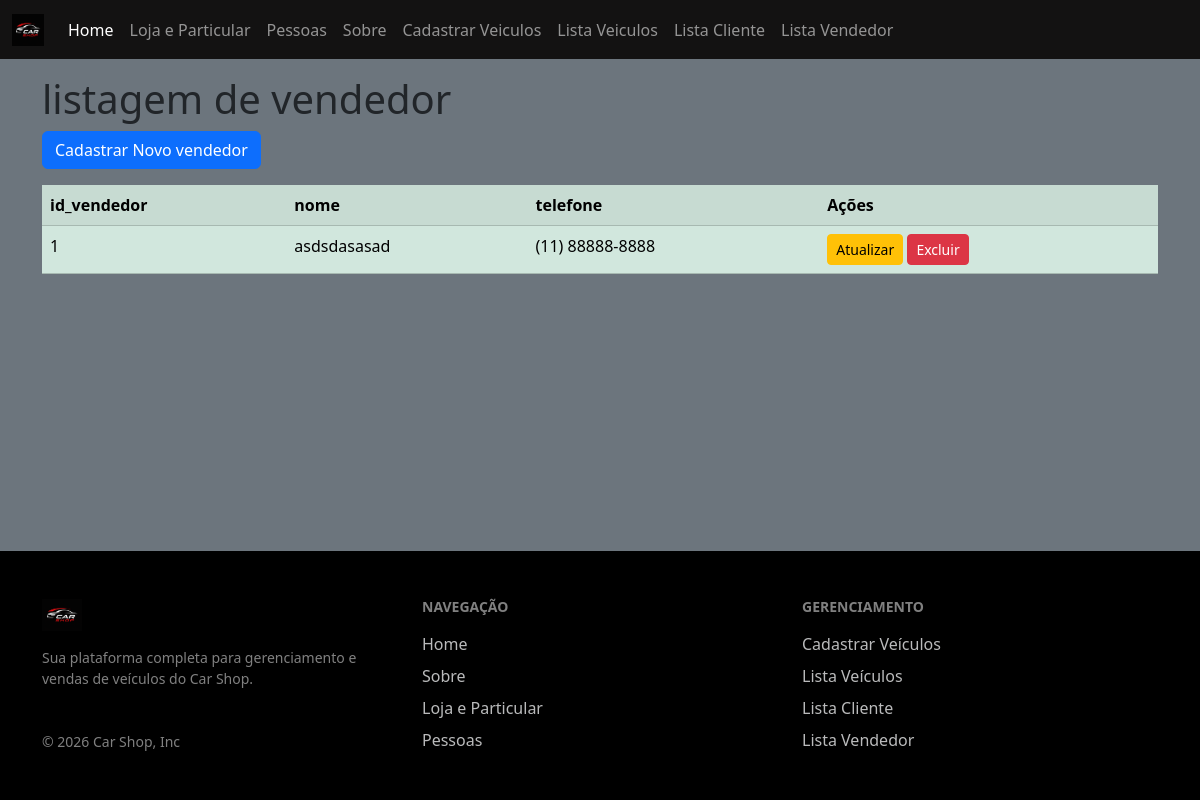
Page /vendedor-listagem.php on the committed database.
### tables this page shows
CREATE TABLE `tb_vendedor` (
  `id_vendedor` int(11) NOT NULL AUTO_INCREMENT,
  `nome` varchar(100) NOT NULL,
  `cpf` varchar(14) NOT NULL,
  `email` varchar(100) NOT NULL,
  `telefone` varchar(20) NOT NULL,
  `senha` varchar(225) NOT NULL,
  `foto` varchar(1000) NOT NULL,
  `nome_da_loja` varchar(250) NOT NULL,
  `endereco` varchar(250) NOT NULL,
  `foto_da_loja` varchar(1000) NOT NULL,
  PRIMARY KEY (`id_vendedor`)
);

### vendedor-listagem.php (the view, shortened to what this page needs)
<?php
include "include/inc-cabecalho.php";
include "include/inc-menu.php";
?>
<body class="d-flex flex-column min-vh-100 bg-secondary">
    <main class="container pt-3 mb-2">
        <h1>listagem de vendedor</h1>
        <div class="row">
         <div class="col">
            <a href="vendedor-cadastrar.php" class="btn btn-primary mb-3">Cadastrar Novo vendedor</a>
         </div>
        </div>
        <div class="row">
        <div class="col">
        <table class="table table-success table-striped">
            <tr>
            <th>id_vendedor</th>
            <th>nome</th>
            <th>telefone</th>
            <th scope="col">Ações</th>
            </tr>
            <?php
            include "inc-conexao.php";
            $sql = "select * from tb_vendedor order by id_vendedor, nome, cpf, email, telefone, senha";
            $resultado = mysqli_query($conexao, $sql);
            while($linha_resultado = mysqli_fetch_assoc($resultado)){
                echo "<tr>";
                echo "<td> {$linha_resultado['id_vendedor']} </td>";
                echo "<td> {$linha_resultado['nome']} </td>";
                echo "<td> {$linha_resultado['telefone']} </td>";
                echo "<td>";
                echo " <a href='vendedor-atualizar.php?id_cliente={$linha_resultado['id_vendedor']}' class='btn btn-sm btn-warning'>Atualizar</a> ";
                echo " <a href='vendedor-excluir.php?id={$linha_resultado['id_vendedor']}' class='btn btn-sm btn-danger'>Excluir</a> ";
                echo "</td>";
                echo "</tr>";
            }
            ?>
                </table>
            </div>
        </div>
    </main>
    <?php include "include/inc-footer.php"?>
</body>

### rows in the picture
tb_vendedor: id_vendedor "1", nome "asdsdasasad", telefone "(11) 88888-8888"
